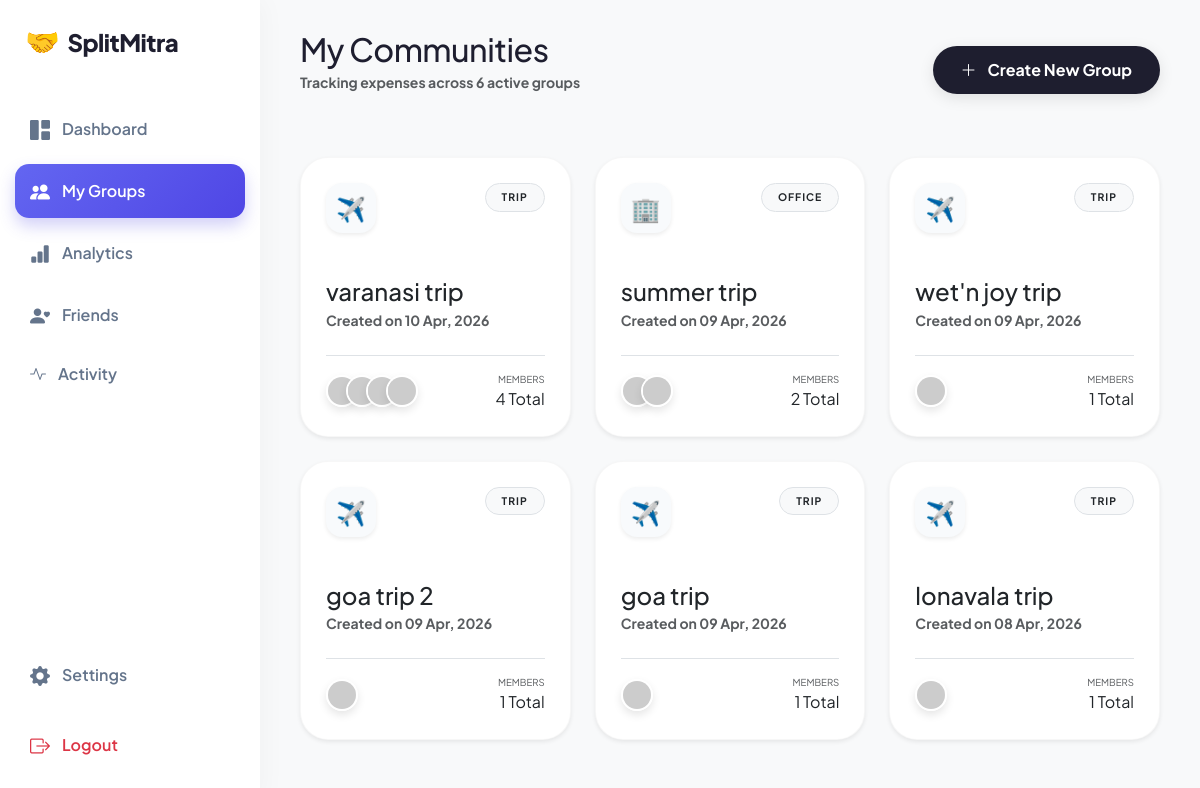
Screenshot of /my-groups/ (signed in) with the database file from the repository.
### expenses/models.py (models this page shows, shortened)
class Group(models.Model):
    CATEGORY_CHOICES = [
        ('home', 'Home'),
        ('trip', 'Trip'),
        ('couple', 'Couple'),
        ('personal', 'Personal'),
        ('business', 'Business'),
        ('office', 'Office'),
        ('sports', 'Sports'),
        ('others', 'Others'),
    ]
    name = models.CharField(max_length=100)
    category = models.CharField(max_length=20, choices=CATEGORY_CHOICES, default='personal')
    created_by = models.ForeignKey(User, on_delete=models.CASCADE, related_name='created_groups')
    members = models.ManyToManyField(User, related_name='expense_groups')
    created_at = models.DateTimeField(auto_now_add=True)

### expenses/views.py (the view)
# urls.py: path('my-groups/', my_groups, name='my_groups'),
def my_groups(request):
    if not request.user.is_authenticated:
        return redirect('login')
    user_groups = Group.objects.filter(members=request.user).order_by('-created_at')
    return render(request, 'my_groups.html', {'groups': user_groups})

### templates/my_groups.html (shortened to what this page needs)
{% load static %}
<!DOCTYPE html>
<html lang="en">
<head>
    <link href="https://cdn.jsdelivr.net/npm/bootstrap@5.3.0/dist/css/bootstrap.min.css" rel="stylesheet">
    <link href="https://cdn.jsdelivr.net/npm/bootstrap-icons@1.10.5/font/bootstrap-icons.css" rel="stylesheet">
</head>
<body class="bg-light">
<aside class="sidebar d-flex flex-column">
    <div class="sidebar-logo">
        <span class="text-primary fs-3 me-2">🤝</span>SplitMitra
    </div>
    <div class="nav-item"><a href="{% url 'dashboard' %}"><i class="bi bi-grid-1x2-fill fs-5"></i> Dashboard</a></div>
    <div class="nav-item"><a href="{% url 'my_groups' %}" class="active"><i class="bi bi-people-fill fs-5"></i> My Groups</a></div>
    <div class="nav-item"><a href="{% url 'analytics' %}"><i class="bi bi-bar-chart-fill fs-5"></i> Analytics</a></div>
    <div class="nav-item"><a href="#"><i class="bi bi-person-heart fs-5"></i> Friends</a></div>
    <div class="nav-item"><a href="#"><i class="bi bi-activity"></i> Activity</a></div>
    <div class="nav-item mt-auto"><a href="#"><i class="bi bi-gear-fill fs-5"></i> Settings</a></div>
    <div class="nav-item mt-2"><a href="{% url 'logout' %}" class="text-danger"><i class="bi bi-box-arrow-right fs-5"></i> Logout</a></div>
</aside>
<main class="main-wrapper">
    <div class="d-flex justify-content-between align-items-center mb-5">
        <div>
            <h2 class="fw-800 mb-1" style="letter-spacing: -0.5px;">My Communities</h2>
            <p class="text-muted fw-bold small">Tracking expenses across {{ groups.count }} active groups</p>
        </div>
        <a href="{% url 'dashboard' %}" class="btn btn-classic">
            <i class="bi bi-plus-lg me-2"></i> Create New Group
        </a>
    </div>
    <div class="row g-4">
        {% for group in groups %}
        <div class="col-md-4">
            <a href="{% url 'group_detail' group.id %}" class="p-group-card shadow-sm">
                <div class="d-flex justify-content-between align-items-start mb-4">
                    <div class="cat-icon-pro shadow-sm">
                        {% if group.category == 'home' %}🏠
                        {% elif group.category == 'trip' %}✈️
                        {% elif group.category == 'couple' %}👩‍❤️‍👨
                        {% elif group.category == 'personal' %}👤
                        {% elif group.category == 'business' %}💼
                        {% elif group.category == 'office' %}🏢
                        {% elif group.category == 'sports' %}⚽
                        {% else %}🎟️{% endif %}
                    </div>
                    <span class="badge rounded-pill bg-light text-dark border px-3 py-2 fw-bold text-uppercase" style="font-size: 0.65rem; letter-spacing: 1px;">
                        {{ group.category }}
                    </span>
                </div>
                <h4 class="fw-800 text-dark mb-1">{{ group.name }}</h4>
                <p class="small text-muted fw-bold mb-4">Created on {{ group.created_at|date:"d M, Y" }}</p>
                <div class="mt-auto pt-3 border-top d-flex justify-content-between align-items-center">
                    <div class="avatar-stack-pro d-flex align-items-center">
                        {% for member in group.members.all|slice:":4" %}
                            <img src="https://ui-avatars.com/api/?name={{ member.first_name|default:member.username }}&background=random&color=fff&bold=true" title="{{ member.first_name|default:member.username }}">
                        {% endfor %}
                    </div>
                    <div class="text-end">
                        <small class="d-block text-muted fw-800" style="font-size: 0.6rem;">MEMBERS</small>
                        <span class="fw-800 text-dark">{{ group.members.count }} Total</span>
                    </div>
                </div>
            </a>
        </div>
        {% endfor %}
    </div>
</main>
</body>
</html>

### templates/my_groups.html (style rules this page uses)
body { background-color: #f4f7f9; font-family: 'Plus Jakarta Sans', sans-serif; color: #1e1e2f; }
.sidebar { background: #ffffff; box-shadow: 4px 0 24px rgba(0,0,0,0.03); border: none; padding: 20px 15px; position: fixed; top: 0; left: 0; height: 100vh; width: 260px; z-index: 100; }
.sidebar-logo { font-weight: 800; font-size: 1.5rem; letter-spacing: -0.5px; margin-bottom: 40px; padding-left: 10px; }
.nav-item a { transition: all 0.3s cubic-bezier(0.4, 0, 0.2, 1); border-radius: 14px; margin-bottom: 8px; padding: 12px 15px; color: #64748b; font-weight: 600; display: flex; align-items: center; gap: 12px; text-decoration: none; }
.nav-item a.active { background: linear-gradient(135deg, #6366f1, #4f46e5); color: white !important; box-shadow: 0 8px 16px rgba(79, 70, 229, 0.25); }
.main-wrapper { padding: 30px 40px; margin-left: 260px; }
.p-group-card { background: white; border-radius: 28px; padding: 25px; border: 1px solid rgba(0,0,0,0.03); transition: all 0.3s cubic-bezier(0.4, 0, 0.2, 1); text-decoration: none; display: flex; flex-direction: column; height: 100%; position: relative; overflow: hidden; box-shadow: 0 4px 15px rgba(0,0,0,0.02); }
.p-group-card::before { content: ''; position: absolute; top: 0; left: 0; width: 6px; height: 100%; background: #6366f1; opacity: 0; transition: 0.3s; }
.cat-icon-pro { width: 50px; height: 50px; border-radius: 16px; display: flex; align-items: center; justify-content: center; font-size: 1.5rem; margin-bottom: 20px; background: #f8fafc; transition: 0.3s; }
.avatar-stack-pro img { width: 32px; height: 32px; border-radius: 50%; border: 2px solid white; margin-left: -12px; box-shadow: 0 4px 8px rgba(0,0,0,0.1); }
.avatar-stack-pro img:first-child { margin-left: 0; }
.btn-classic { background: #1e1e2f; color: white; border-radius: 100px; padding: 12px 28px; font-weight: 700; border: none; transition: 0.3s; box-shadow: 0 4px 15px rgba(0,0,0,0.1); }

### rows the page displays
Group: category "TRIP", name "varanasi trip", created_at "10 Apr, 2026", members.count "4"
Group: category "OFFICE", name "summer trip", created_at "09 Apr, 2026", members.count "2"
Group: category "TRIP", name "wet'n joy trip", created_at "09 Apr, 2026", members.count "1"
Group: category "TRIP", name "goa trip 2", created_at "09 Apr, 2026", members.count "1"
Group: category "TRIP", name "goa trip", created_at "09 Apr, 2026", members.count "1"
Group: category "TRIP", name "lonavala trip", created_at "08 Apr, 2026", members.count "1"

### other values shown
{{ groups.count }} "6"
